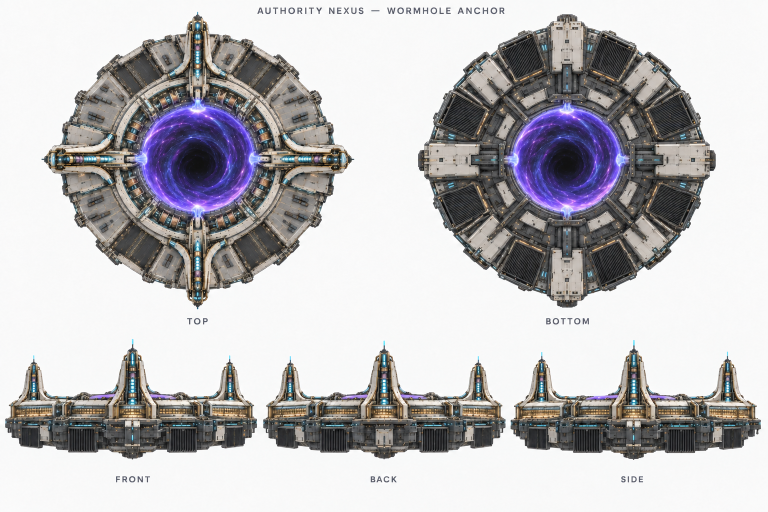
#> input picture client/art-src/ship-models/authority-nexus-textured-v1/reference.png, 1536 x 1024 px (shown at 1/2 size)
$ python build_model.py
#> lines starting #> are read from the running program, lines starting #| are printed output that depends on the picture
"""Authority Nexus: deterministic reference-textured geometry; no Blender.

Authoring axes are X/Y in the station plane and Z up. Export is glTF Y-up.
Rebuild: python3 build_model.py. Units are relative: the outer hull is 20 wide.
"""
from pathlib import Path
from collections import defaultdict
import json
import math
import shutil
import struct
import numpy as np
from PIL import Image

ROOT = Path(__file__).resolve().parent
ART = ROOT.parent.parent
REFERENCE = ART / 'authority-nexus-reference-v1/authority-nexus-reference.png'
CONCEPT = ART / 'authority-nexus-anchor-v1/authority-nexus-anchor.png'
if not REFERENCE.exists():
    REFERENCE = ROOT/'reference.png'
if not CONCEPT.exists():
    CONCEPT = ROOT/'concept.png'
TAU = math.tau
TEXTURES = ['authority-nexus-basecolor.png', 'authority-nexus-metallic-roughness.png',
            'authority-nexus-emissive.png', 'authority-nexus-ivory-panels.png',
            'authority-nexus-ivory-metallic-roughness.png', 'authority-nexus-brass-ring.png',
            'authority-nexus-brass-ring-metallic-roughness.png', 'authority-nexus-power-cells.png',
            'authority-nexus-power-cells-metallic-roughness.png', 'authority-nexus-power-cells-emissive.png']
parts = []
materials = []


def unit(v):
    v = np.asarray(v, dtype=float)
    return v / max(np.linalg.norm(v), 1e-12)


def material(name, color=(1, 1, 1), metal=.4, rough=.5, emission=None, texture=False):
    pbr = dict(baseColorFactor=[*color, 1], metallicFactor=metal, roughnessFactor=rough)
    item = dict(name=name, pbrMetallicRoughness=pbr)
    if texture:
        pbr.update(baseColorTexture={'index': 0}, metallicRoughnessTexture={'index': 1})
        item.update(emissiveTexture={'index': 2}, emissiveFactor=[.35, .35, .35])
    if emission is not None:
        item['emissiveFactor'] = list(emission)
    materials.append(item)
    return len(materials)-1


ATLAS = material('Reference armor and port architecture', metal=1, rough=1, texture=True)
BELLY = material('Ventral reference armor and radiators', metal=1, rough=1, texture=True)
DARK = material('Graphite structure', (.10, .12, .15), .55, .48)
materials[DARK]['pbrMetallicRoughness']['baseColorTexture'] = {'index': 3}
BRASS = material('Brushed brass fittings', (.90, .88, .82), 1, 1)
materials[BRASS]['pbrMetallicRoughness'].update(
    baseColorTexture={'index': 5}, metallicRoughnessTexture={'index': 6})
IVORY = material('Ivory titanium panel armor', metal=1, rough=1)
materials[IVORY]['pbrMetallicRoughness'].update(
    baseColorTexture={'index': 3}, metallicRoughnessTexture={'index': 4})
CYAN = material('Powered cyan stabilizer field', (.025, .18, .32), .05, .25, (.07, .68, 1.0))
AMBER = material('Warm port glazing', (.20, .12, .042), .35, .22, (.32, .17, .052))
PORTAL = material('Violet wormhole energy — independent surface', metal=0, rough=1)
materials[PORTAL]['pbrMetallicRoughness']['baseColorTexture'] = {'index': 0}
materials[PORTAL]['extensions'] = {'KHR_materials_unlit': {}}
materials[PORTAL]['doubleSided'] = True
COLLAR = material('Machined brass containment collars', metal=1, rough=1)
materials[COLLAR]['pbrMetallicRoughness'].update(
    baseColorTexture={'index': 5}, metallicRoughnessTexture={'index': 6})
POWER = material('Powered cyan reactor cells', metal=1, rough=1, emission=(.85, .85, .85))
materials[POWER]['pbrMetallicRoughness'].update(
    baseColorTexture={'index': 7}, metallicRoughnessTexture={'index': 8})
materials[POWER]['emissiveTexture'] = {'index': 9}


def texture_files():
    folder = ROOT/'textures'
    folder.mkdir(exist_ok=True)
    shutil.copy2(REFERENCE, folder/'authority-nexus-basecolor.png')
    image = np.asarray(Image.open(REFERENCE).convert('RGB'), dtype=float)/255
    lo, hi = image.min(axis=2), image.max(axis=2)
    r, g, b = image.transpose(2, 0, 1)
    cyan = np.clip((b-r-.08)*3, 0, 1) * np.clip(g*1.6, 0, 1)
    amber = np.clip((r-b-.1)*2, 0, 1) * np.clip((hi-.52)*3, 0, 1)
    em = image*(cyan*.7+amber*.22)[:, :, None]
    mr = np.ones_like(image)
    mr[:, :, 1] = np.clip(.54+(1-hi)*.22, 0, 1)
    mr[:, :, 2] = np.clip(.35+(hi-lo)*.32, 0, 1)
    Image.fromarray((np.clip(em, 0, 1)*255).astype('uint8')).save(folder/'authority-nexus-emissive.png')
    Image.fromarray((mr*255).astype('uint8')).save(folder/'authority-nexus-metallic-roughness.png')
    # The pylon sides have their own flat armor texture; projecting them from
    # the reference elevations would include background and foreshorten panels.
    armor = np.asarray(Image.open(folder/TEXTURES[3]).convert('RGB'), dtype=float)/255
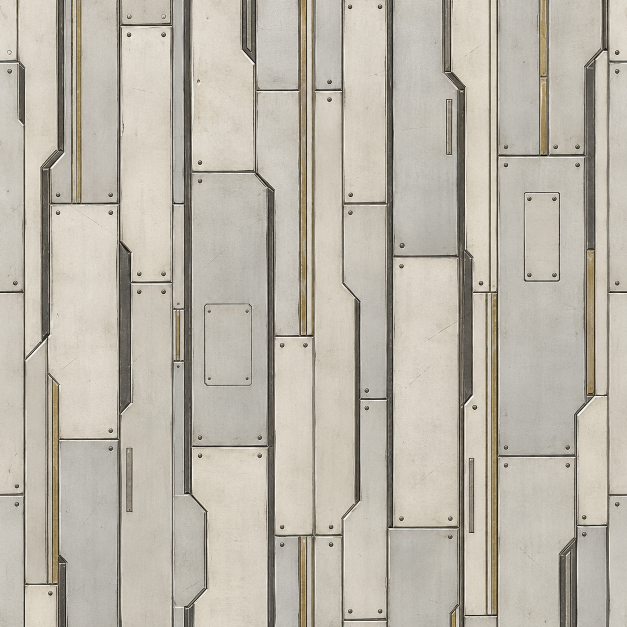
#> input picture client/art-src/ship-models/authority-arbiter-textured-v1/revisions/long-mass-driver-v1/textures/authority-nexus-ivory-panels.png, 1254 x 1254 px, found by its file name (shown at 1/2 size)
    brightness = armor.mean(axis=2)
    brass = np.clip((armor[:, :, 0]-armor[:, :, 2]-.065)*5, 0, 1)
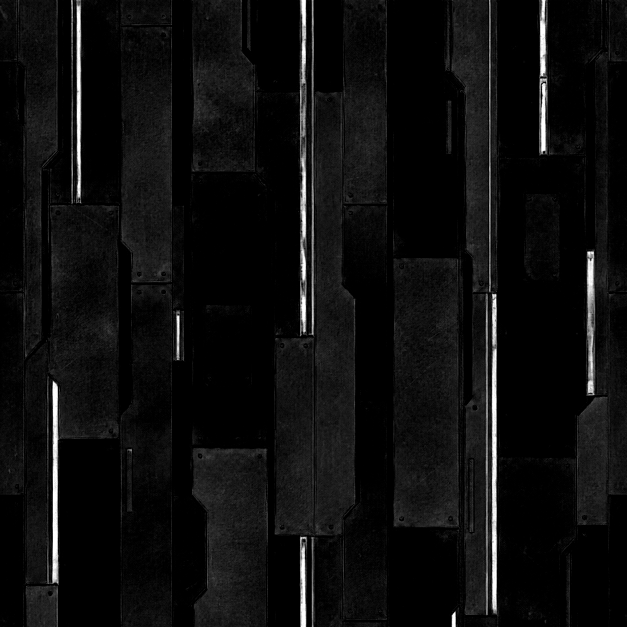
#> brass: shape (1254, 1254) float64 (shown at 1/2 size); min 0, max 1, mean 0.0538
    armor_mr = np.ones_like(armor)
    armor_mr[:, :, 1] = np.clip(.48+(1-brightness)*.20-brass*.10, 0, 1)
    armor_mr[:, :, 2] = np.clip(.30+brass*.45, 0, 1)
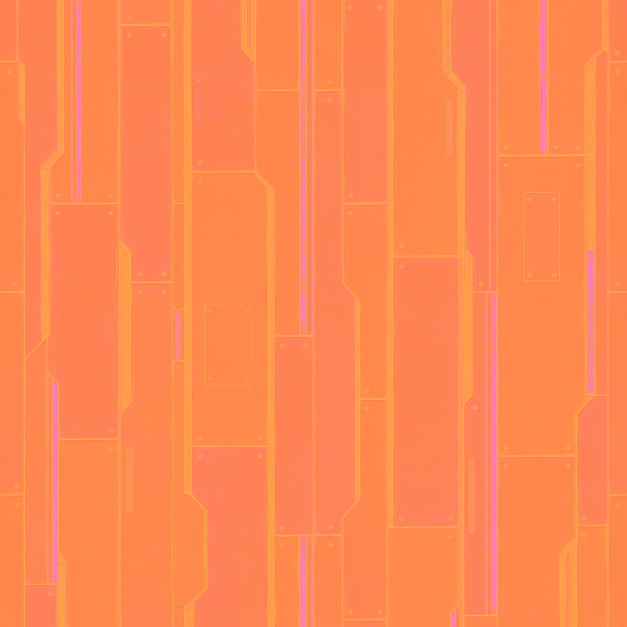
#> armor_mr: shape (1254, 1254, 3) float64 (shown at 1/2 size); mean of channels 0, 1, 2 1, 0.534, 0.324; drawn as R, G, B
    Image.fromarray((armor_mr*255).astype('uint8')).save(folder/TEXTURES[4])
    ring = np.asarray(Image.open(folder/TEXTURES[5]).convert('RGB'), dtype=float)/255
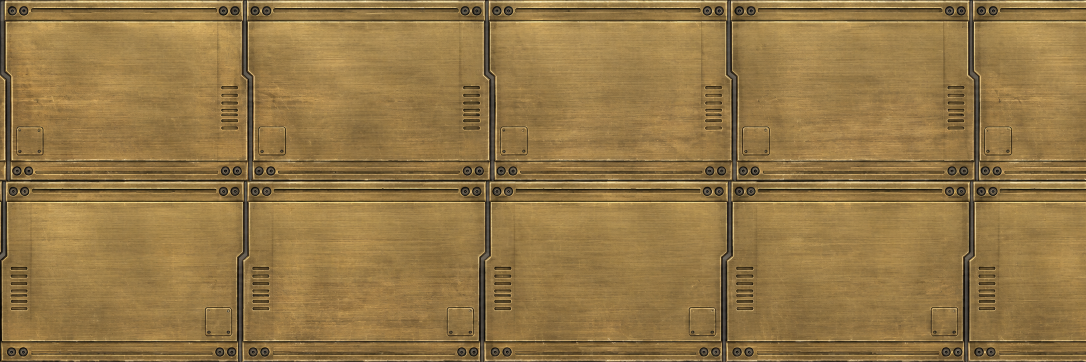
#> input picture client/art-src/ship-models/authority-arbiter-textured-v1/revisions/long-mass-driver-v1/textures/authority-nexus-brass-ring.png, 2172 x 724 px, found by its file name (shown at 1/2 size)
    luminance = ring@np.array([.2126, .7152, .0722])
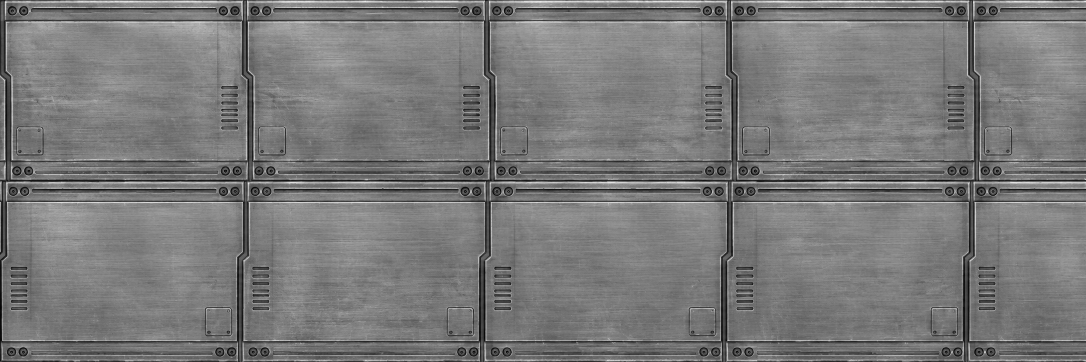
#> luminance: shape (724, 2172) float64 (shown at 1/2 size); min 0, max 0.974, mean 0.479
    recessed = np.clip((.30-luminance)*4, 0, 1)
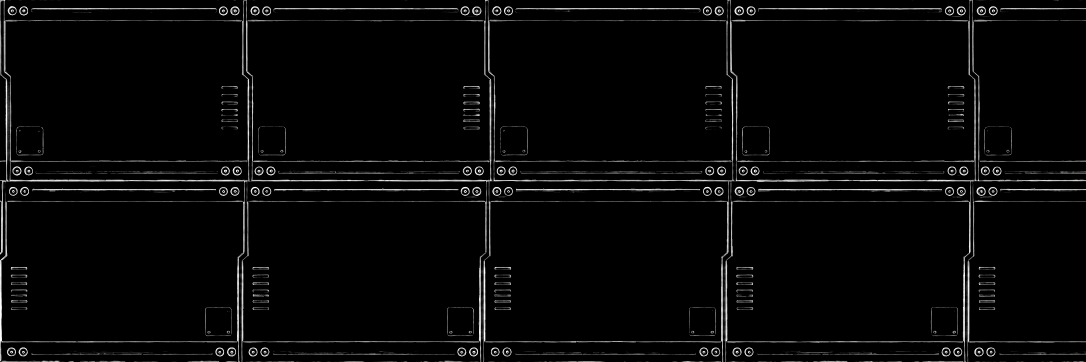
#> recessed: shape (724, 2172) float64 (shown at 1/2 size); min 0, max 1, mean 0.0303
    ring_mr = np.ones_like(ring)
    ring_mr[:, :, 1] = np.clip(.37+recessed*.18+(1-luminance)*.06, 0, 1)
    ring_mr[:, :, 2] = .78-recessed*.24
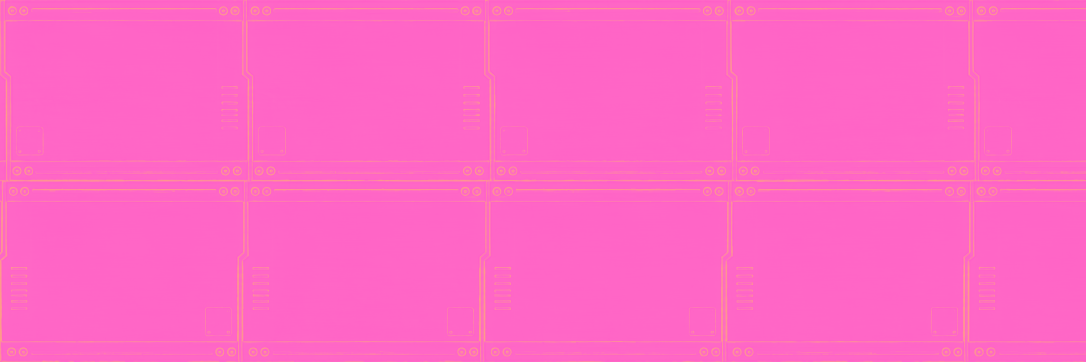
#> ring_mr: shape (724, 2172, 3) float64 (shown at 1/2 size); mean of channels 0, 1, 2 1, 0.407, 0.773; drawn as R, G, B
    Image.fromarray((ring_mr*255).astype('uint8')).save(folder/TEXTURES[6])
    # Select the blue cells for emission; their dark separators remain visible.
#> (the run stopped early here; a loop or call above may not have finished)
